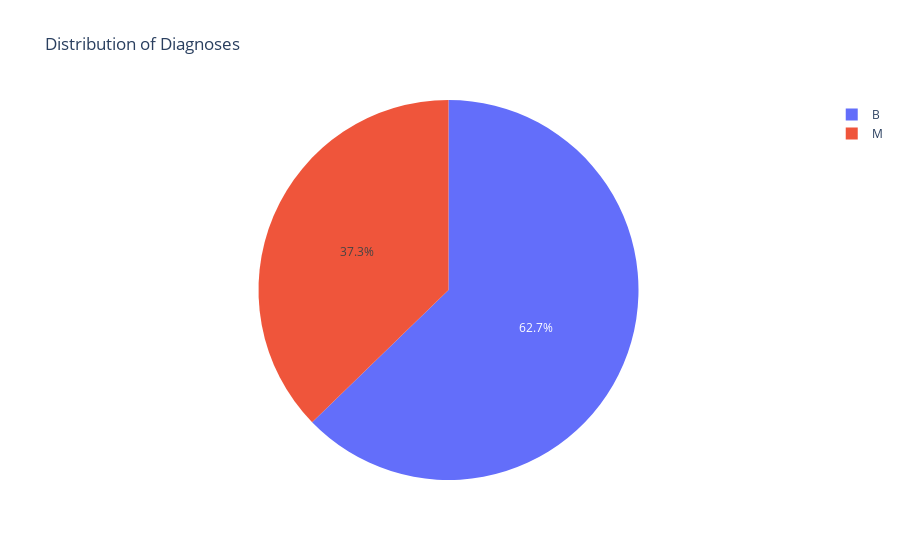

The notebook cell this image was saved under:
### Code cell
fig_diagnosis_pie = px.pie(diagnosis_counts, 
                           names='Diagnosis', 
                           values='Count', 
                           title='Distribution of Diagnoses', 
                           color='Diagnosis')  

fig_diagnosis_pie.show()

### Figure 1 — Plotly figure (JSON) as saved in the notebook; plotly's stock layout.template omitted (floating-point values rounded to 4 significant figures)
{"data": [{"customdata": [["B"], ["M"]], "domain": {"x": [0, 1], "y": [0, 1]}, "hovertemplate": "Diagnosis=%{customdata[0]}<br>Count=%{value}<extra></extra>", "labels": ["B", "M"], "legendgroup": "", "marker": {"colors": ["#636efa", "#EF553B"]}, "name": "", "showlegend": true, "type": "pie", "values": [357, 212]}], "layout": {"legend": {"tracegroupgap": 0}, "title": {"text": "Distribution of Diagnoses"}}}
